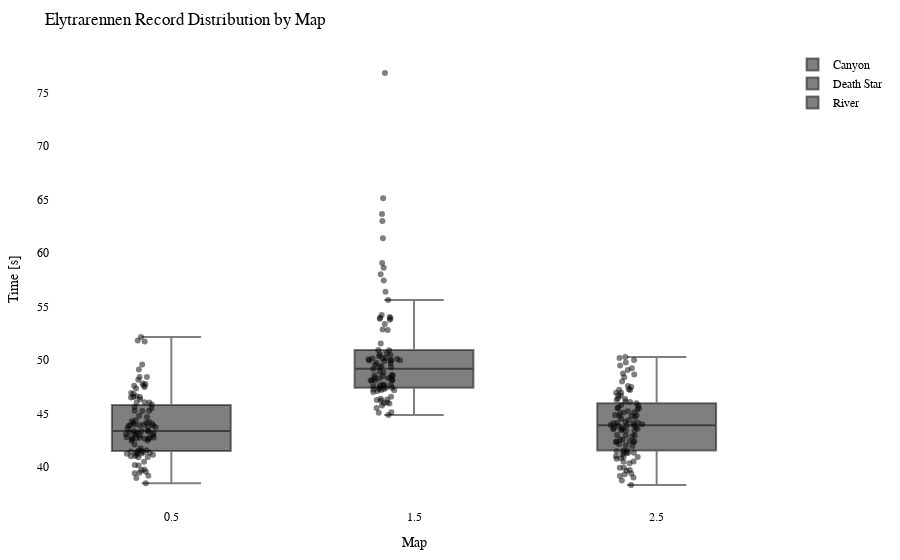

Write notebook code for a chart like this one.
### Code cell
import plotly.graph_objects as go
import plotly.io as pio

df = getRecordsDataframe(minigame="Elytrarennen")

# Calculate the offset for centering the data points
num_columns = len(df.columns)
offset = 0.5

# Create a Swarm plot using Plotly
fig = go.Figure()

for i, column in enumerate(df.columns):
    x_values = [i + offset] * len(df[column])  # Adjust x-values with offset for horizontal centering
    fig.add_trace(go.Box(x=x_values,
                         y=df[column],
                         name=column,
                         boxpoints='all',
                         pointpos=-0.5,  # Adjust point position to prevent overlapping
                         marker=dict(color='rgba(0,0,0,0.5)', size=6),  # Adjust marker color and size
                         hovertext=df.index,
                         hoverinfo='text+y'))

fig.update_layout(title="Elytrarennen Record Distribution by Map",
                  xaxis=dict(title="Map"),
                  yaxis=dict(title="Time [s]"),
                  showlegend=True,
                  font=dict(family="Arial", size=12, color="black"),  # Customize font
                  plot_bgcolor="white",  # Set background color
                  margin=dict(l=50, r=50, t=50, b=50),  # Adjust margins for better layout
                  )

pio.show(fig)

pio.write_html(fig, "out/elytr_swarm_plot.html")

### Figure 1 — Plotly figure (JSON) as saved in the notebook; plotly's stock layout.template omitted (floating-point values rounded to 4 significant figures; data arrays with more than 128 entries replaced by an {"elided": "..."} marker saying what was removed)
{"data": [{"boxpoints": "all", "hoverinfo": "text+y", "hovertext": {"elided": "212 str values"}, "marker": {"color": "rgba(0,0,0,0.5)", "size": 6}, "name": "Canyon", "pointpos": -0.5, "type": "box", "x": {"elided": "212 float values"}, "y": {"elided": "212 float values"}}, {"boxpoints": "all", "hoverinfo": "text+y", "hovertext": {"elided": "212 str values"}, "marker": {"color": "rgba(0,0,0,0.5)", "size": 6}, "name": "Death Star", "pointpos": -0.5, "type": "box", "x": {"elided": "212 float values"}, "y": {"elided": "212 float values"}}, {"boxpoints": "all", "hoverinfo": "text+y", "hovertext": {"elided": "212 str values"}, "marker": {"color": "rgba(0,0,0,0.5)", "size": 6}, "name": "River", "pointpos": -0.5, "type": "box", "x": {"elided": "212 float values"}, "y": {"elided": "212 float values"}}], "layout": {"font": {"color": "black", "family": "Arial", "size": 12}, "margin": {"b": 50, "l": 50, "r": 50, "t": 50}, "plot_bgcolor": "white", "showlegend": true, "title": {"text": "Elytrarennen Record Distribution by Map"}, "xaxis": {"title": {"text": "Map"}}, "yaxis": {"title": {"text": "Time [s]"}}}}
